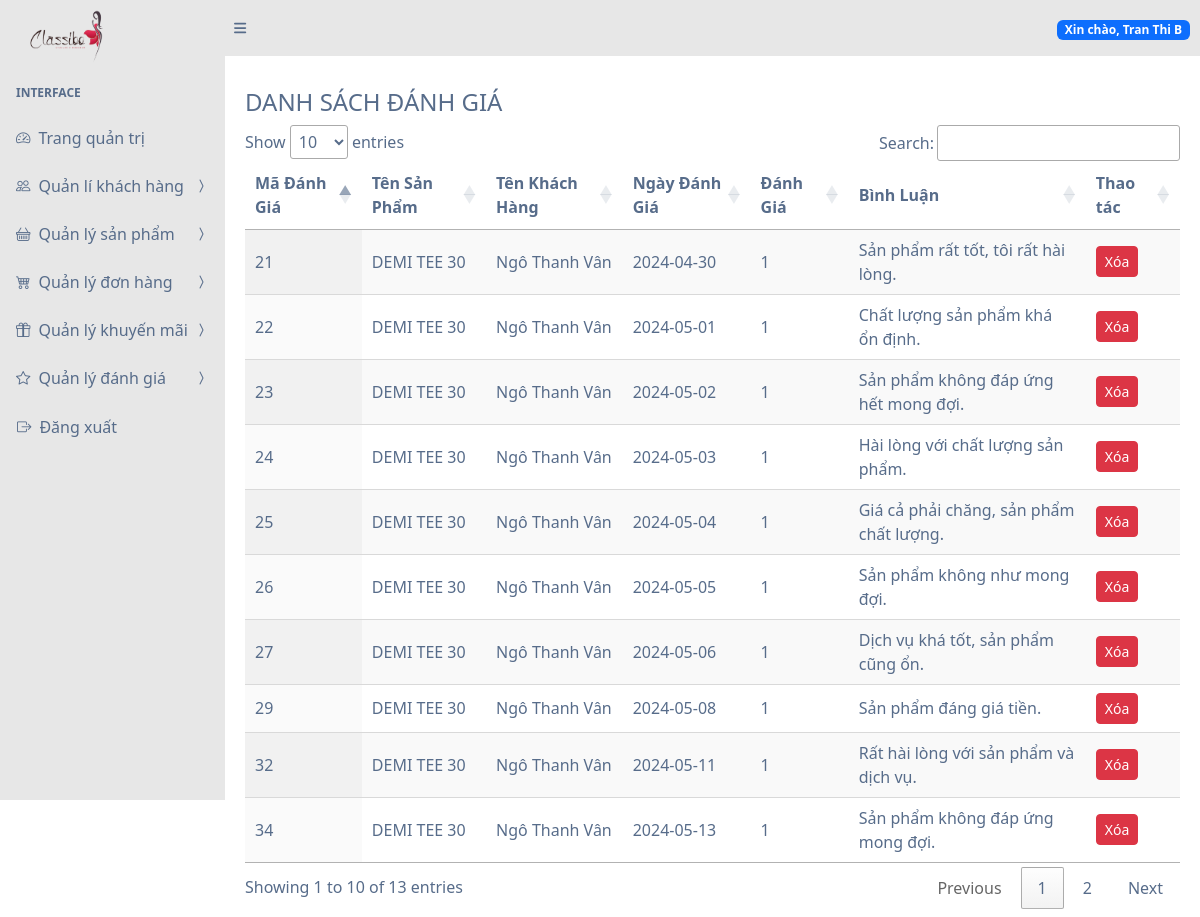
Screenshot of /?page=view-reviews (signed in) with the database file from the repository.
### tables this page shows
CREATE TABLE `danhgia` (
  `ma_danh_gia` int(11) NOT NULL,
  `ma_san_pham` int(11) DEFAULT NULL,
  `ma_khach_hang` int(11) DEFAULT NULL,
  `ngay_danh_gia` date DEFAULT NULL,
  `danh_gia` int(11) DEFAULT NULL,
  `binh_luan` text
);

CREATE TABLE `sanpham` (
  `ma_san_pham` int(11) NOT NULL,
  `ten_san_pham` varchar(100) DEFAULT NULL,
  `hinh_anh` varchar(255) DEFAULT NULL,
  `mo_ta` text,
  `gia` decimal(10,2) DEFAULT NULL,
  `so_luong_ton_kho` int(11) DEFAULT NULL
);

CREATE TABLE `khachhang` (
  `ma_khach_hang` int(11) NOT NULL,
  `ten_khach_hang` varchar(100) DEFAULT NULL,
  `email_khach_hang` varchar(100) DEFAULT NULL,
  `so_dien_thoai_khach_hang` varchar(20) DEFAULT NULL,
  `dia_chi` text
);

### views/view-reviews.php (the view, shortened to what this page needs)
<?php
include 'config/mysql_connection.php';
$query_reviews = "SELECT dg.ma_danh_gia, dg.ma_san_pham, dg.ma_khach_hang, dg.ngay_danh_gia, dg.danh_gia, dg.binh_luan, sp.ten_san_pham, kh.ten_khach_hang
                  FROM DanhGia dg
                  LEFT JOIN SanPham sp ON dg.ma_san_pham = sp.ma_san_pham
                  LEFT JOIN KhachHang kh ON dg.ma_khach_hang = kh.ma_khach_hang";
$result_reviews = $conn->query($query_reviews);
?>
<div class="container mt-4">
    <h4>DANH SÁCH ĐÁNH GIÁ</h4>
    <table id="reviewTable" class="display">
        <thead>
            <tr>
                <th>Mã Đánh Giá</th>
                <th>Tên Sản Phẩm</th>
                <th>Tên Khách Hàng</th>
                <th>Ngày Đánh Giá</th>
                <th>Đánh Giá</th>
                <th>Bình Luận</th>
                <th>Thao tác</th>
            </tr>
        </thead>
        <tbody>
            <?php
            while ($row = $result_reviews->fetch_assoc()) {
                echo "<tr>";
                echo "<td>" . $row['ma_danh_gia'] . "</td>";
                echo "<td>" . $row['ten_san_pham'] . "</td>";
                echo "<td>" . $row['ten_khach_hang'] . "</td>";
                echo "<td>" . $row['ngay_danh_gia'] . "</td>";
                echo "<td>" . $row['danh_gia'] . "</td>";
                echo "<td>" . $row['binh_luan'] . "</td>";
                echo "<td>";
                echo "<button type='button' class='btn btn-danger btn-sm deleteBtn' data-id='" . $row['ma_danh_gia'] . "'>Xóa</button>";
                echo "</td>";
                echo "</tr>";
            }
            ?>
        </tbody>
    </table>
</div>

### rows the page displays
danhgia: ma_danh_gia "21", ma_san_pham.ten_san_pham "DEMI TEE 30", ma_khach_hang.ten_khach_hang "Ngô Thanh Vân", ngay_danh_gia "2024-04-30", danh_gia "1", binh_luan "Sản phẩm rất tốt, tôi rất hài lòng."
danhgia: ma_danh_gia "22", ma_san_pham.ten_san_pham "DEMI TEE 30", ma_khach_hang.ten_khach_hang "Ngô Thanh Vân", ngay_danh_gia "2024-05-01", danh_gia "1", binh_luan "Chất lượng sản phẩm khá ổn định."
danhgia: ma_danh_gia "23", ma_san_pham.ten_san_pham "DEMI TEE 30", ma_khach_hang.ten_khach_hang "Ngô Thanh Vân", ngay_danh_gia "2024-05-02", danh_gia "1", binh_luan "Sản phẩm không đáp ứng hết mong đợi."
danhgia: ma_danh_gia "24", ma_san_pham.ten_san_pham "DEMI TEE 30", ma_khach_hang.ten_khach_hang "Ngô Thanh Vân", ngay_danh_gia "2024-05-03", danh_gia "1", binh_luan "Hài lòng với chất lượng sản phẩm."
danhgia: ma_danh_gia "25", ma_san_pham.ten_san_pham "DEMI TEE 30", ma_khach_hang.ten_khach_hang "Ngô Thanh Vân", ngay_danh_gia "2024-05-04", danh_gia "1", binh_luan "Giá cả phải chăng, sản phẩm chất lượng."
danhgia: ma_danh_gia "26", ma_san_pham.ten_san_pham "DEMI TEE 30", ma_khach_hang.ten_khach_hang "Ngô Thanh Vân", ngay_danh_gia "2024-05-05", danh_gia "1", binh_luan "Sản phẩm không như mong đợi."
danhgia: ma_danh_gia "27", ma_san_pham.ten_san_pham "DEMI TEE 30", ma_khach_hang.ten_khach_hang "Ngô Thanh Vân", ngay_danh_gia "2024-05-06", danh_gia "1", binh_luan "Dịch vụ khá tốt, sản phẩm cũng ổn."
danhgia: ma_danh_gia "29", ma_san_pham.ten_san_pham "DEMI TEE 30", ma_khach_hang.ten_khach_hang "Ngô Thanh Vân", ngay_danh_gia "2024-05-08", danh_gia "1", binh_luan "Sản phẩm đáng giá tiền."
danhgia: ma_danh_gia "32", ma_san_pham.ten_san_pham "DEMI TEE 30", ma_khach_hang.ten_khach_hang "Ngô Thanh Vân", ngay_danh_gia "2024-05-11", danh_gia "1", binh_luan "Rất hài lòng với sản phẩm và dịch vụ."
danhgia: ma_danh_gia "34", ma_san_pham.ten_san_pham "DEMI TEE 30", ma_khach_hang.ten_khach_hang "Ngô Thanh Vân", ngay_danh_gia "2024-05-13", danh_gia "1", binh_luan "Sản phẩm không đáp ứng mong đợi."

### other values shown
$_SESSION['username'] "Tran Thi B"
